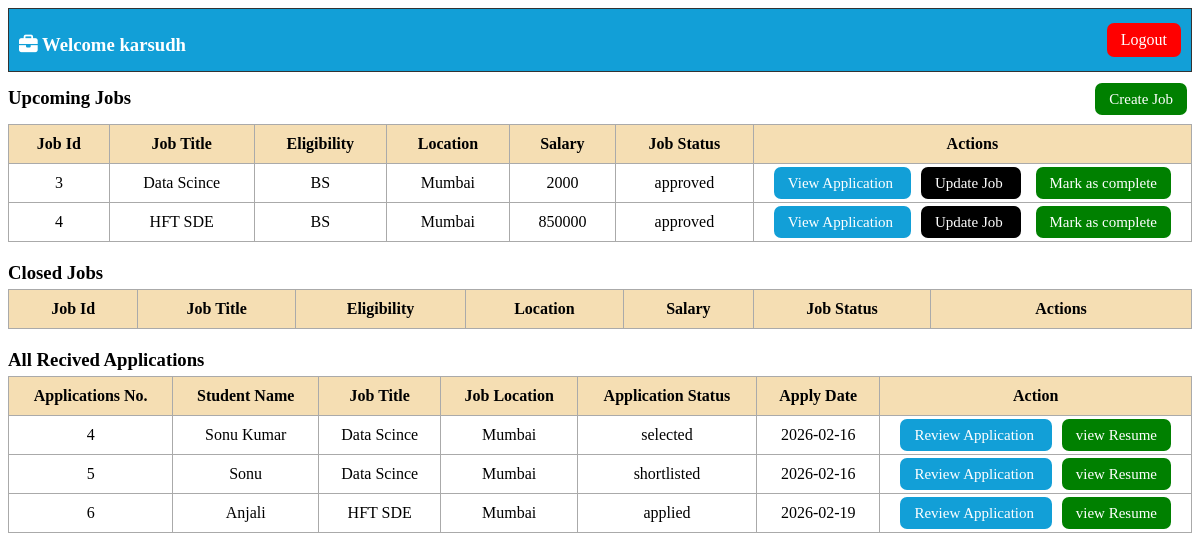
Before: /comp_dash/2 with the older database file.
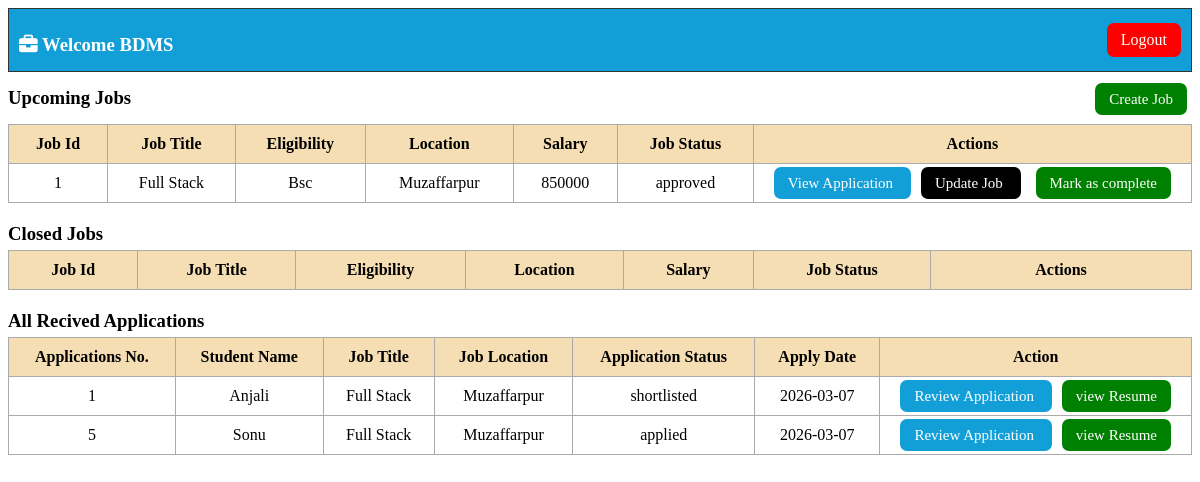
After: the same page with the newer database file.
### application/models.py (models this page shows)
class Company(db.Model):
    __tablename__ = "company"
    id = db.Column(db.Integer, primary_key=True)
    name = db.Column(db.String(50), nullable=False)
    email = db.Column(db.String(50), unique=True, nullable=False)
    password = db.Column(db.String(50), nullable=False)
    company_no = db.Column(db.Integer,nullable=False)
    website = db.Column(db.String(100),nullable=False)
    approval_status = db.Column(db.String(20), default="pending", nullable=False)
    status = db.Column(db.String(20), default="active", nullable=False)
    jobs = db.relationship("Jobs", backref="company",cascade="all, delete")

class Jobs(db.Model):
    __tablename__ = "jobs"
    id = db.Column(db.Integer, primary_key=True)
    company_id = db.Column(db.Integer, db.ForeignKey("company.id"), nullable=False)
    job_title = db.Column(db.String(50), nullable=False)
    job_description = db.Column(db.String(200) ,nullable=False)
    eligibility = db.Column(db.String(100) ,nullable=False)
    salary = db.Column(db.Integer ,nullable=False)
    location = db.Column(db.String(100),nullable=False)
    job_deadline = db.Column(db.Date)
    job_status = db.Column(db.String(20), default="pending", nullable=False)
    applications = db.relationship("Application", backref="jobs",cascade="all, delete")

class Application(db.Model):
    __tablename__ = "application"
    id = db.Column(db.Integer, primary_key=True)
    student_id = db.Column(db.Integer,db.ForeignKey("user.id", ondelete="CASCADE"),nullable=False)
    job_id = db.Column(db.Integer,db.ForeignKey("jobs.id", ondelete="CASCADE"),nullable=False)
    status = db.Column(db.String(20), default="applied", nullable=False)
    applied_date = db.Column(db.Date, default=date.today)

class User(db.Model):
    __tablename__ = "user"
    id = db.Column(db.Integer, primary_key=True)
    full_name = db.Column(db.String(30), nullable=False)
    email = db.Column(db.String(50), unique=True, nullable=False)
    password = db.Column(db.String(50), nullable=False)
    education = db.Column(db.String(50))
    cgpa = db.Column(db.String(50))
    address = db.Column(db.String(50))
    linkdin = db.Column(db.String(100))
    github = db.Column(db.String(100))
    hobby = db.Column(db.String(100))
    type = db.Column(db.String(20), default="student", nullable=False)
    status = db.Column(db.String(20), default="active", nullable=False)
    applications = db.relationship("Application",backref="user",cascade="all, delete")

### application/controllers.py (the view)
@app.route("/comp_dash/<int:comp_id>",methods=["GET","POST"])
def comp_dash(comp_id):
    this_comp=Company.query.filter_by(id=comp_id).first()
    comp_job=Jobs.query.filter(Jobs.company_id==comp_id,Jobs.job_status != "complete").all()
    completed_job=Jobs.query.filter(Jobs.company_id==comp_id,Jobs.job_status == "complete").all()
    std_application=Application.query.all()
    return render_template("comp_dash.html",this_comp=this_comp,comp_job=comp_job,
                           completed_job=completed_job,std_application=std_application)

### templates/comp_dash.html (shortened to what this page needs)
<!DOCTYPE html>
<html lang="en">
<head>
    <link rel="stylesheet" href="https://cdnjs.cloudflare.com/ajax/libs/font-awesome/6.5.0/css/all.min.css">
    <link rel="stylesheet" href="/static/company.css">
</head>
<body>
    <div class="top-bar">
        <h3> <i class="fa-solid fa-briefcase"></i> Welcome {{ this_comp.name }} </h3>
        <a href="/login" class="btn-red">Logout</a>
    </div>
    <h3>
        Upcoming Jobs
        <span class="right-btn">
            <a href="/create_job/{{this_comp.id}}" class="btn btn-green">Create Job</a>
        </span>
    </h3>
    <table>
        <tr>
            <th> Job Id </th>
            <th> Job Title </th>
            <th> Eligibility </th>
            <th> Location </th>
            <th> Salary </th>
            <th> Job Status </th>
            <th>Actions</th>
        </tr>
        {% for i in comp_job %}
        <tr>
            <td>{{ i.id }}</td>
            <td>{{ i.job_title }}</td>
            <td>{{ i.eligibility }}</td>
            <td>{{ i.location }}</td>
            <td>{{ i.salary}}</td>
            <td>{{ i.job_status}}</td>
            <td>
                <a href="/comp_appli/{{i.id}}/{{this_comp.id}}" class="btn btn-blue"> View Application </a>
                <a href="/update_job/{{i.id}}/{{this_comp.id}}" class="btn btn-black"> Update Job </a>
                <a href="/mark_comp/{{i.id}}" class="btn btn-green"> Mark as complete </a>
            </td>
        </tr>
        {% endfor %}
    </table>
    <h3>Closed Jobs </h3>
    <table>
        <tr>
            <th> Job Id </th>
            <th> Job Title </th>
            <th> Eligibility </th>
            <th> Location </th>
            <th> Salary </th>
            <th> Job Status </th>
            <th>Actions</th>
        </tr>
    </table>
    <h3>All Recived Applications</h3>
    <table>
        <tr>
            <th>Applications No.</th>
            <th>Student Name</th>
            <th>Job Title</th>
            <th>Job Location</th>
            <th>Application Status</th>
            <th>Apply Date</th>
            <th>Action</th>
        </tr>
        {%  for i in std_application %}
        {% if i.jobs.company.id == this_comp.id %}
        <tr>
            <td>{{ i.id }}</td>
            <td>{{ i.user.full_name }}</td>
            <td>{{ i.jobs.job_title }}</td>
            <td>{{ i.jobs.location }}</td>
            <td>{{ i.status }}</td>
            <td>{{ i.applied_date }}</td>
            <td>
                <a href="/review_std_appli/{{i.student_id}}/{{i.job_id}}" class="btn btn-blue"> Review Application </a>
                <a href="/view_all_std_app/{{i.user.id}}/{{i.jobs.id}}" class="btn btn-green">view Resume</a>
            </td>
        </tr>
        {% endif %}
        {% endfor %}
    </table>
</body>
</html>

Changed rows visible on the page:
no longer on this page (row edited): Jobs: id "3", job_title "Data Scince", eligibility "BS", location "Mumbai", salary "2000", job_status "approved"
no longer on this page (row edited): Jobs: id "4", job_title "HFT SDE", eligibility "BS", location "Mumbai", salary "850000", job_status "approved"
no longer on this page (row edited): Application: id "4", user.full_name "Sonu Kumar", jobs.job_title "Data Scince", jobs.location "Mumbai", status "selected", applied_date "2026-02-16"
removed Application: id "6", user.full_name "Anjali", jobs.job_title "HFT SDE", jobs.location "Mumbai", status "applied", applied_date "2026-02-19"
changed Company: name "karsudh" → "BDMS"
now on this page (row edited): Jobs: id "1", job_title "Full Stack", eligibility "Bsc", location "Muzaffarpur", salary "850000", job_status "approved"
now on this page (row edited): Application: id "1", user.full_name "Anjali", jobs.job_title "Full Stack", jobs.location "Muzaffarpur", status "shortlisted", applied_date "2026-03-07"
changed Application "Sonu": jobs.job_title "Data Scince" → "Full Stack"; jobs.location "Mumbai" → "Muzaffarpur"; status "shortlisted" → "applied"; applied_date "2026-02-16" → "2026-03-07"
